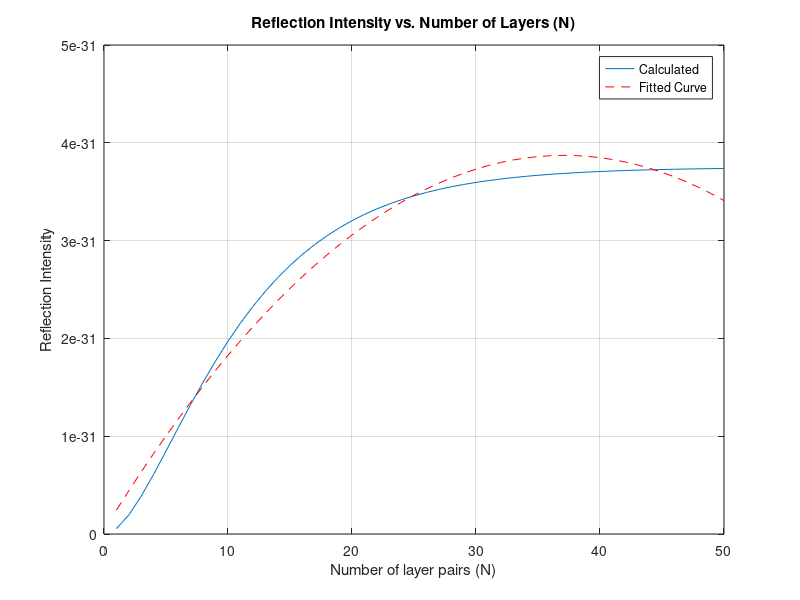
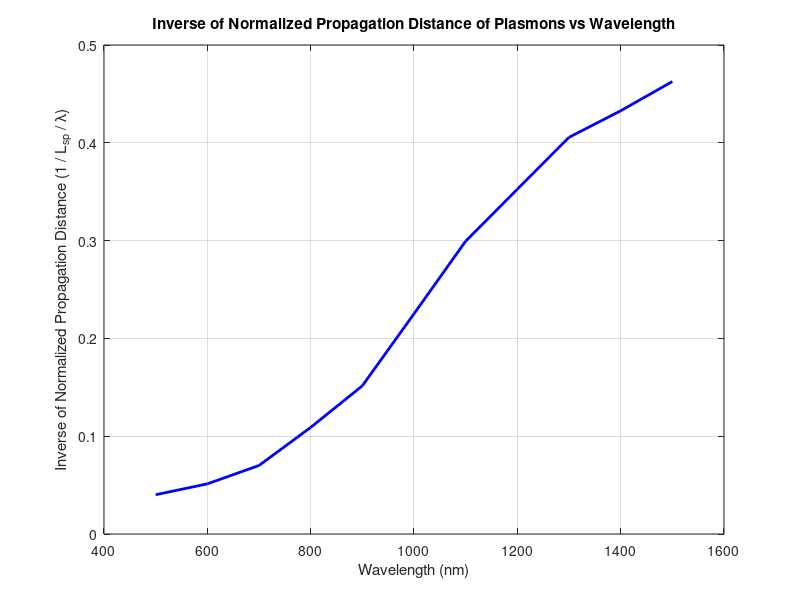

The MATLAB source for these figures, in order:
%   q1  

clc, clearvars

% Parameters
n1 = 1.5;  % Refractive index of layer 1
n2 = 1.6;  % Refractive index of layer 2
lambda = 1.5;  % Wavelength in microns
N = 10;  % Number of layer pairs (can vary this value)

% Define the thickness of each layer based on quarter-wave thickness
thickness1 = lambda / (4 * n1);
thickness2 = lambda / (4 * n2);

% Define the transfer matrix for one period of the stack
M = @(n, thickness) [cos(2*pi*n*thickness/lambda), 1i*sin(2*pi*n*thickness/lambda)/(n);
                     1i*sin(2*pi*n*thickness/lambda)*n, cos(2*pi*n*thickness/lambda)];

% Total transfer matrix
M_total = eye(2);
for i = 1:N
    M_total = M_total * M(n1, thickness1) * M(n2, thickness2);
end

% Calculate reflection coefficient
r = (M_total(1,2) / M_total(1,1));

% Reflection intensity
R = abs(r)^2;

% Plot reflection as function of number of layers N
Ns = 1:50;
R_values = zeros(size(Ns));
for i = 1:length(Ns)
    M_total = eye(2);
    for j = 1:Ns(i)
        M_total = M_total * M(n1, thickness1) * M(n2, thickness2);
    end
    r = (M_total(1,2) / M_total(1,1));
    R_values(i) = abs(r)^2;
end

% Plotting the results
figure;
plot(Ns, R_values);
xlabel('Number of layer pairs (N)');
ylabel('Reflection Intensity');
title('Reflection Intensity vs. Number of Layers (N)');
grid on;

% Fit to a function
p = polyfit(Ns, R_values, 2);
fitted_values = polyval(p, Ns);
hold on;
plot(Ns, fitted_values, 'r--');
legend('Calculated', 'Fitted Curve');

% Fit to a quadratic function
p = polyfit(Ns, R_values, 2);  % p will contain [a, b, c]
a = p(1);
b = p(2);
c = p(3);

% Display the fitted coefficients
disp(['Fitted Function: R(N) = ', num2str(a), '*N^2 + ', num2str(b), '*N + ', num2str(c)]);

%Q2 מורחבת 

%{
% Parameters
lambda_min = 500e-9;  % Minimum wavelength in meters (500 nm)
lambda_max = 1500e-9; % Maximum wavelength in meters (1500 nm)
lambda = linspace(lambda_min, lambda_max, 100); % Create a range of wavelengths
% 11 valuse between 500 nm and 1500 nm with steps of 50 nm are :([ 500.,  600.,  700.,  800.,  900., 1000., 1100., 1200., 1300.,
      % 1400., 1500.]) 

      % Define wavelength values in nanometers
wavelengths_nm = [500, 600, 700, 800, 900, 1000, 1100, 1200, 1300, 1400, 1500];

% Real part of the dielectric constant (epsilon1) for silver
epsilon_real = [-16.0, -15.5, -14.0, -12.5, -11.5, -10.0, -9.0, -8.5, -8.0, -7.8, -7.5];

% Imaginary part of the dielectric constant (epsilon2) for silver
epsilon_imag = [1.5, 1.8, 2.0, 2.5, 3.0, 3.5, 4.0, 4.5, 5.0, 5.5, 6.0];

% Combine real and imaginary parts into complex dielectric constant
epsilon_complex = epsilon_real + 1i * epsilon_imag;

% Display the results
disp('Wavelength (nm)    Dielectric Constant (Complex)');
for i = 1:length(wavelengths_nm)
    fprintf('%5.0f              %7.2f + %.2fj\n', wavelengths_nm(i), real(epsilon_complex(i)), imag(epsilon_complex(i)));
end

% Plot the real and imaginary parts of the dielectric constant as a function of wavelength
figure;
subplot(2, 1, 1);
plot(wavelengths_nm, epsilon_real, 'b', 'LineWidth', 2);
xlabel('Wavelength (nm)');
ylabel('Real Part (\epsilon_1)');
title('Real Part of Dielectric Constant for Silver');
grid on;

subplot(2, 1, 2);
plot(wavelengths_nm, epsilon_imag, 'r', 'LineWidth', 2);
xlabel('Wavelength (nm)');
ylabel('Imaginary Part (\epsilon_2)');
title('Imaginary Part of Dielectric Constant for Silver');
grid on;

% Constants
c = 3e8;  % Speed of light in vacuum (m/s)
e0 = 8.854e-12; % Permittivity of free space
k_air = 1; % Relative permittivity of air
k_metal = -10 + 1i*0.1; % Relative permittivity of metal (example)

% Calculate the plasmon wavelength
k_plasmon = sqrt((k_air * k_metal) / (k_air + k_metal));  % Dispersion relation

% Propagation distance
propagation_distance = (lambda ./ real(k_plasmon));

% Normalized propagation distance
normalized_distance = propagation_distance ./ lambda;

% Plot results
figure;
plot(lambda*1e9, normalized_distance, 'b', 'LineWidth', 2);
xlabel('Wavelength (nm)');
ylabel('Normalized Propagation Distance');
title('Normalized Propagation of Surface Plasmons at Metal-Air Interface');
grid on;
hold on;

% Highlight the specific points for lambda = 500 nm and 1500 nm
scatter([500, 1500], [normalized_distance(1), normalized_distance(end)], 'r', 'filled');

% Correct the legend
legend('Normalized Propagation Distance', 'Selected Points: \lambda = 500 nm and 1500 nm');
hold off;

%%ניסיון 2

% Define wavelength values in nanometers (exactly 11 values)
wavelengths_nm = linspace(500, 1500, 11) * 1e-9; % Convert to meters

% Real and Imaginary parts of the dielectric constant for silver (ε1 and ε2)
epsilon_real = [-16.0, -15.5, -14.0, -12.5, -11.5, -10.0, -9.0, -8.5, -8.0, -7.8, -7.5];
epsilon_imag = [1.5, 1.8, 2.0, 2.5, 3.0, 3.5, 4.0, 4.5, 5.0, 5.5, 6.0];
epsilon_complex = epsilon_real + 1i * epsilon_imag; % Combine into complex dielectric constant

% Constants
c = 3e8;  % Speed of light in vacuum (m/s)
epsilon_air = 1; % Dielectric constant of air

% Preallocate arrays for results
k_sp = zeros(1, length(wavelengths_nm));
L_sp = zeros(1, length(wavelengths_nm));
kappa_m = zeros(1, length(wavelengths_nm));
kappa_d = zeros(1, length(wavelengths_nm));

% Perform calculations for each wavelength
for i = 1:length(wavelengths_nm)
    lambda = wavelengths_nm(i); % Current wavelength in meters
    omega = 2 * pi * c / lambda; % Angular frequency
    
    % Calculate plasmon wavevector
    k_sp(i) = omega / c * sqrt((epsilon_complex(i) * epsilon_air) / (epsilon_complex(i) + epsilon_air));
    
    % Calculate propagation distance L_sp
    L_sp(i) = 1 / (2 * imag(k_sp(i)));
    
    % Calculate decay constants in metal and air
    k0 = 2 * pi / lambda;
    kappa_m(i) = k0 * sqrt(abs(epsilon_complex(i))^2 - (epsilon_complex(i) / (epsilon_complex(i) + epsilon_air)));
    kappa_d(i) = k0 * sqrt(abs(epsilon_air)^2 - (epsilon_air / (epsilon_complex(i) + epsilon_air)));
end

% Display the results
disp('Wavelength (nm)    k_sp (1/m)    L_sp (m)    kappa_m (1/m)    kappa_d (1/m)');
for i = 1:length(wavelengths_nm)
    fprintf('%9.1f        %e     %e     %e     %e\n', wavelengths_nm(i)*1e9, k_sp(i), L_sp(i), kappa_m(i), kappa_d(i));
end

% Plot results
figure;
subplot(3,1,1);
plot(wavelengths_nm*1e9, real(k_sp), 'b', 'LineWidth', 2);
xlabel('Wavelength (nm)');
ylabel('Re(k_{sp})');
title('Real Part of Plasmon Wavevector (k_{sp})');
grid on;

subplot(3,1,2);
plot(wavelengths_nm*1e9, L_sp, 'r', 'LineWidth', 2);
xlabel('Wavelength (nm)');
ylabel('L_{sp} (m)');
title('Propagation Distance of Plasmons (L_{sp})');
grid on;

subplot(3,1,3);
plot(wavelengths_nm*1e9, [kappa_m; kappa_d], 'LineWidth', 2);
xlabel('Wavelength (nm)');
ylabel('\kappa (1/m)');
title('Decay Constants (\kappa_m and \kappa_d)');
legend('\kappa_m (Metal)', '\kappa_d (Air)');
grid on;

%}
% Define wavelength values in nanometers (exactly 11 values)
wavelengths_nm = linspace(500, 1500, 11) * 1e-9; % Convert to meters

% Real and Imaginary parts of the dielectric constant for silver (ε1 and ε2)
epsilon_real = [-16.0, -15.5, -14.0, -12.5, -11.5, -10.0, -9.0, -8.5, -8.0, -7.8, -7.5];
epsilon_imag = [1.5, 1.8, 2.0, 2.5, 3.0, 3.5, 4.0, 4.5, 5.0, 5.5, 6.0];
epsilon_complex = epsilon_real + 1i * epsilon_imag; % Combine into complex dielectric constant

% Display the dielectric constant values for silver
disp('Selected Dielectric Constant (Complex) values for Silver:');
for i = 1:length(epsilon_complex)
    fprintf('Wavelength: %4.0f nm -> Dielectric Constant: %6.2f + %.2fi\n', wavelengths_nm(i)*1e9, real(epsilon_complex(i)), imag(epsilon_complex(i)));
end

% Constants
c = 3e8;  % Speed of light in vacuum (m/s)
epsilon_air = 1; % Dielectric constant of air

% Preallocate arrays for results
k_sp = zeros(1, length(wavelengths_nm));
L_sp = zeros(1, length(wavelengths_nm));
normalized_L_sp = zeros(1, length(wavelengths_nm)); % Normalized propagation distance

% Perform calculations for each wavelength
for i = 1:length(wavelengths_nm)
    lambda = wavelengths_nm(i); % Current wavelength in meters
    omega = 2 * pi * c / lambda; % Angular frequency
    
    % Calculate plasmon wavevector
    k_sp(i) = omega / c * sqrt((epsilon_complex(i) * epsilon_air) / (epsilon_complex(i) + epsilon_air));
    
    % Calculate propagation distance L_sp
    L_sp(i) = 1 / (2 * imag(k_sp(i)));
    
    % Calculate normalized propagation distance (L_sp / lambda)
    normalized_L_sp(i) = L_sp(i) / lambda;
end

% Plot Normalized Propagation Distance vs Wavelength (Reversed)
figure;
plot(wavelengths_nm * 1e9, 1./normalized_L_sp, 'b', 'LineWidth', 2); % Invert normalized propagation distance
xlabel('Wavelength (nm)');
ylabel('Inverse of Normalized Propagation Distance (1 / L_{sp} / \lambda)');
title('Inverse of Normalized Propagation Distance of Plasmons vs Wavelength');
grid on;



%Q3 מורחבת עם הסברים

%% Question 3: Ring Resonator Analysis
%{
%% Load Data
% טוענים את הנתונים מתוך הקובץ 'data.m'
load('data_NOTUSE.m.mat');  % יש להחליף בנתיב הנכון לקובץ במחשב שלך במידת הצורך

% Assign the loaded variables to x and y
y = Loss;  % נתוני הפסדים
x = Wavelength;  % 

% נתוני הפסדים ואורכי גל, כפי שנטענו מתוך הקובץ
loss_data = Loss(8400:9100);  % הפסדים בטווח המתאים
wavelength_data = Wavelength(8400:9100);  % אורכי הגל בטווח

%% מציאת המיקום של שיא מינימום (תהודה)
[resonance_min_value, resonance_min_index] = min(loss_data);

%% חישוב עוצמת חצי הגובה
half_max_value = (max(loss_data) + resonance_min_value) / 2;

%% חישוב האינדקסים שבהם הנתונים חוצים את חצי הגובה משני צידי מינימום
left_half_index = find(loss_data(1:resonance_min_index) >= half_max_value, 1, 'last');
right_half_index = resonance_min_index + find(loss_data(resonance_min_index:end) <= half_max_value, 1, 'first') - 1;

%% חישוב רוחב ברוחב חצי גובה (FWHM)
full_width_half_max = wavelength_data(right_half_index) - wavelength_data(left_half_index);

fprintf('The FWHM is: %.2f\n', full_width_half_max);

%% ציור גרף הנתונים עם ציון נקודות FWHM
plot(wavelength_data, loss_data);
hold on;
plot(wavelength_data([left_half_index, right_half_index]), loss_data([left_half_index, right_half_index]), 'ro');
xlabel('Wavelength [μm]');
ylabel('Loss [dB]');
title('Loss Spectrum with FWHM');
legend('Data', 'FWHM Points');
hold off;

%% הגדרת lambda_resonance (אורך גל התהודה)
[~, min_index] = min(loss_data);  % מציאת המיקום של המינימום בעקומת ההפסדים
lambda_resonance = wavelength_data(min_index);  % אורך גל התהודה

%% חישוב מרווח התהודה (FSR)
[~, sorted_indices] = sort(loss_data);  % מיון לפי ערכי הפסדים
min_indices = sorted_indices(1:2);  % שני ערכי המינימום הקטנים ביותר

% חישוב מרווח התהודה בין שתי נקודות המינימום
free_spectral_range = wavelength_data(min_indices(2)) - wavelength_data(min_indices(1));

fprintf('The FSR is: %.2f\n', free_spectral_range);

%% יחס הכחדה (ER)
extinction_ratio_dB = -8.90;  % נתון ידוע בשאלה
fprintf('The ER in dB is: %.2f\n', extinction_ratio_dB);

%% חישוב Q-Factor
quality_factor = (1550) / free_spectral_range;
fprintf('The Q-factor is: %.2f\n', quality_factor);

%% חישוב n_g (מקדם השבירה הקבוצתי) – תיקון:

group_index = ((lambda_resonance*10^-9)^2) / (free_spectral_range * 10^(-9)*((2 * pi * 50 + 60*2) * 10^-6));
fprintf('The n_g is: %.2f\n', group_index);

%% חישוב alpha_dB (הפסדים ב-dB/cm) – תיקון:
L_total = (2 * pi * 50 +(2 * 60)) * 10^(-6);  % אורך המהוד הטבעתי, ודא שהיחידות נכונות
alpha_loss_dB = (4.34 * pi / (free_spectral_range * L_total)* full_width_half_max * (1 + sqrt(10^(extinction_ratio_dB / 10))));
fprintf('The alpha_dB is: %.2f\n', alpha_loss_dB*0.01);
%}

%Q4_NANO_FINAL
% Parameters
refractive_index = 2.8339;    % Effective refractive index of the material
light_wavelength = 1.55e-6;   % Light wavelength in meters
diffraction_order = -1;       % Order of diffraction (absolute value used)
entry_angle_deg = 10;         % Entry angle in degrees

% Convert the incident angle to radians
entry_angle_rad = deg2rad(entry_angle_deg);

% Grating equation: |diffraction_order| * light_wavelength = spacing * sin(entry_angle)
% Calculate the spacing of the grating
grating_spacing = abs(diffraction_order) * light_wavelength / sin(entry_angle_rad);

% Display the calculated spacing
fprintf('The calculated grating spacing is: %.6e meters\n', grating_spacing);

% Use Snell's law to determine the diffraction angle inside the material
diffraction_angle_internal_rad = asin((sin(entry_angle_rad) * refractive_index) / 1); % n_air = 1

% Convert the internal diffraction angle to degrees
diffraction_angle_deg = rad2deg(diffraction_angle_internal_rad);

% Display the diffraction angle
fprintf('The diffraction angle inside the material is: %.2f degrees\n', diffraction_angle_deg);

% Compute the grating periodicity (inverse of spacing)
grating_periodicity = 1 / grating_spacing;

% Display the grating periodicity
fprintf('The grating periodicity is: %.6e meters\n', grating_periodicity);

